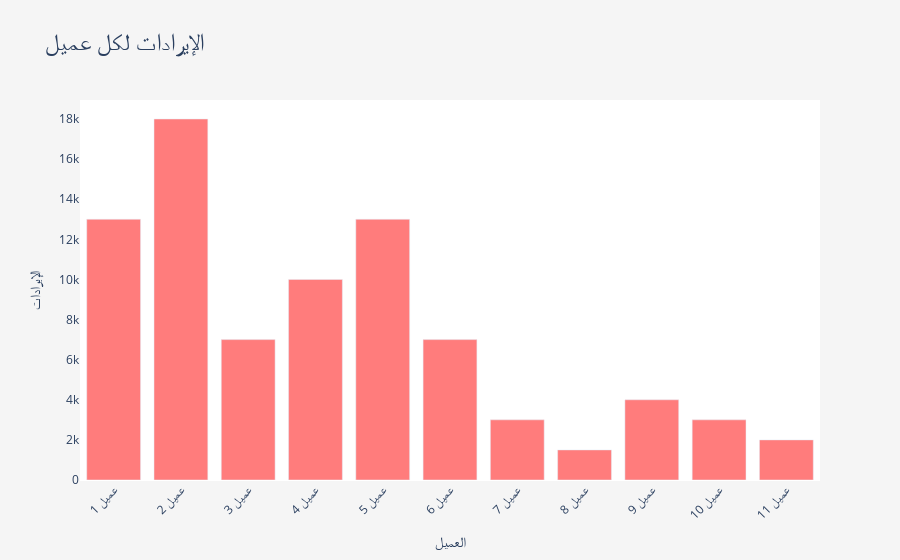

Here is the notebook cell this chart was saved with:
### Code cell
# Plot revenue per customer
fig = px.bar(df_customer, x="العميل", y="الإيرادات", title="الإيرادات لكل عميل",
             color_discrete_sequence=["#ff7c7c"])  # Custom color for the bars
fig.update_layout(
    title_font=dict(family="Cairo", size=24),
    plot_bgcolor="white",
    paper_bgcolor="#f5f5f5",
    xaxis_title="العميل",
    yaxis_title="الإيرادات",
    xaxis=dict(tickangle=-45)
)
fig.show()

### Figure 1 — Plotly figure (JSON) as saved in the notebook; plotly's stock layout.template omitted (floating-point values rounded to 4 significant figures)
{"data": [{"alignmentgroup": "True", "hovertemplate": "العميل=%{x}<br>الإيرادات=%{y}<extra></extra>", "legendgroup": "", "marker": {"color": "#ff7c7c", "pattern": {"shape": ""}}, "name": "", "offsetgroup": "", "orientation": "v", "showlegend": false, "textposition": "auto", "type": "bar", "x": ["عميل 1", "عميل 2", "عميل 3", "عميل 4", "عميل 5", "عميل 6", "عميل 7", "عميل 8", "عميل 9", "عميل 10", "عميل 11"], "xaxis": "x", "y": [13000, 18000, 7000, 10000, 13000, 7000, 3000, 1500, 4000, 3000, 2000], "yaxis": "y"}], "layout": {"barmode": "relative", "legend": {"tracegroupgap": 0}, "paper_bgcolor": "#f5f5f5", "plot_bgcolor": "white", "title": {"font": {"family": "Cairo", "size": 24}, "text": "الإيرادات لكل عميل"}, "xaxis": {"anchor": "y", "domain": [0, 1], "tickangle": -45, "title": {"text": "العميل"}}, "yaxis": {"anchor": "x", "domain": [0, 1], "title": {"text": "الإيرادات"}}}}
